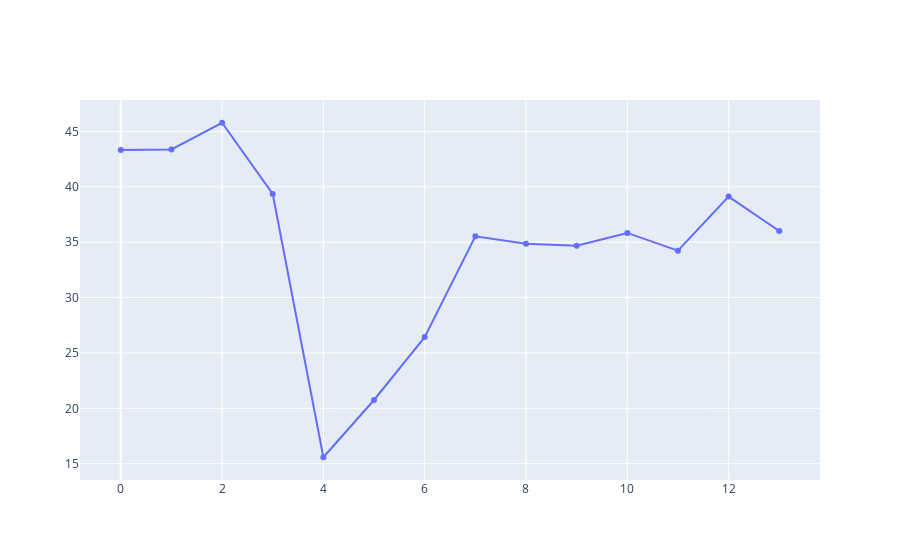

The cell this chart's notebook holds for it:
### Code cell
num = -1
pred_hor = 14
test_sample = X_test[num,:,:]
test_sample = test_sample[np.newaxis,:,:]
predictions = predict_sequence_full_univar(model, test_sample, pred_points, pred_hor)#[1:] # the first value makes reference to the last value of the lat night
print(predictions.shape)
if normalize:
    predictions = predictions*(sc['max']['No_Clientes'] - sc['min']['No_Clientes']) + sc['min']['No_Clientes']

fig = go.Figure()
fig.add_trace(go.Scatter(y=predictions, mode='lines+markers', name='Future Forecast'))
fig.show()

### Figure 1 — Plotly figure (JSON) as saved in the notebook; plotly's stock layout.template omitted (floating-point values rounded to 4 significant figures)
{"data": [{"mode": "lines+markers", "name": "Future Forecast", "type": "scatter", "y": [43.33, 43.37, 45.78, 39.35, 15.58, 20.75, 26.43, 35.54, 34.87, 34.68, 35.84, 34.23, 39.12, 36.01]}], "layout": {}}
